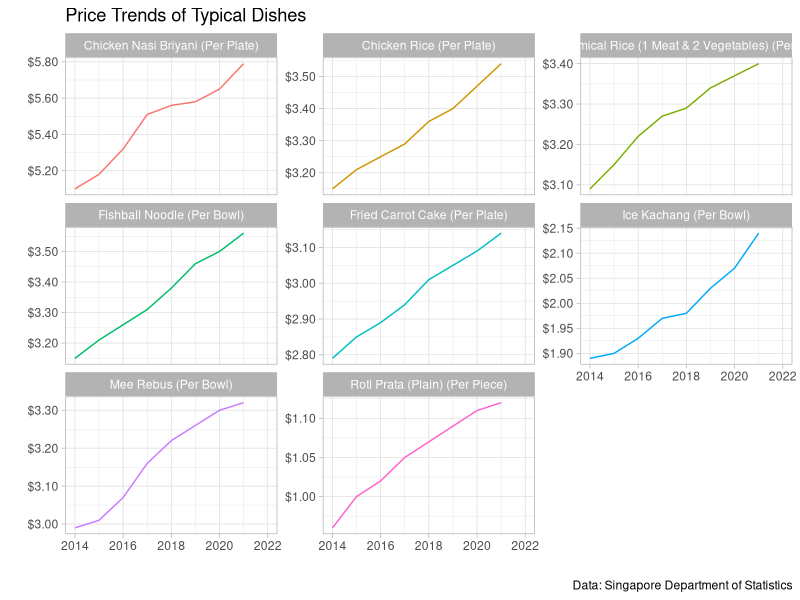
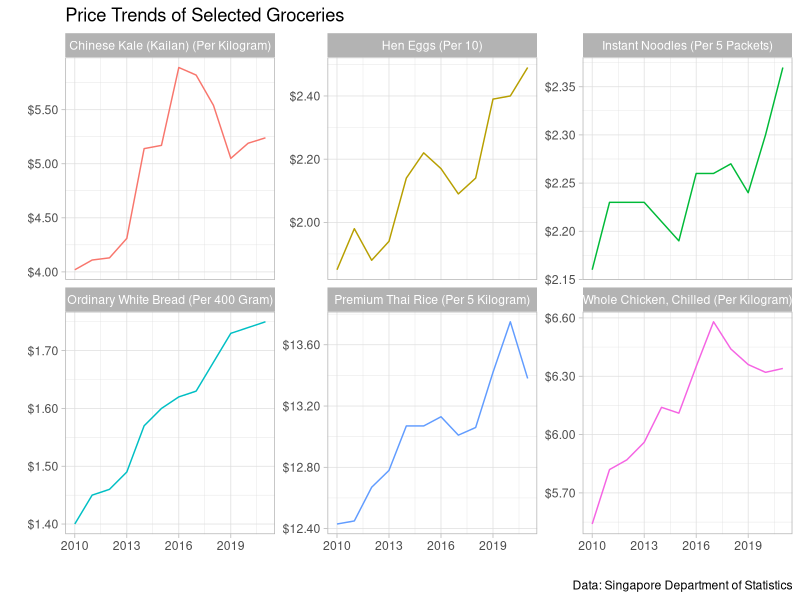
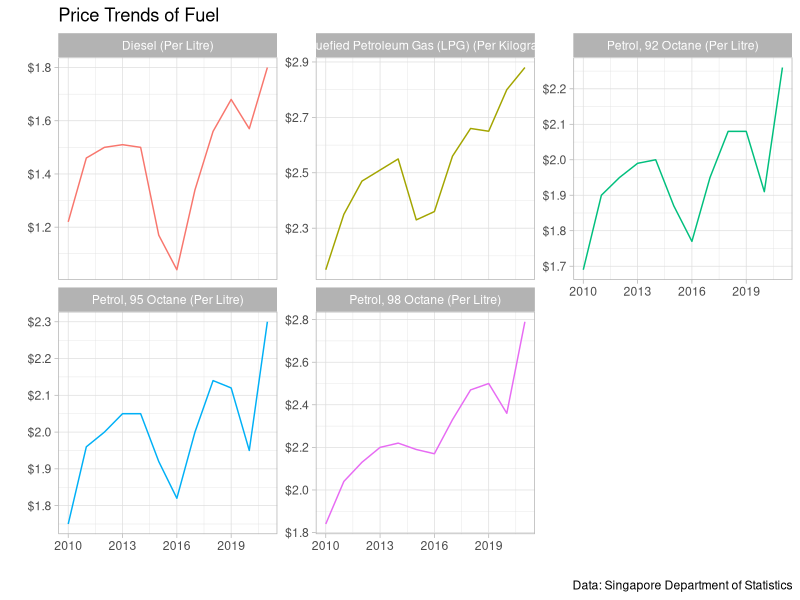
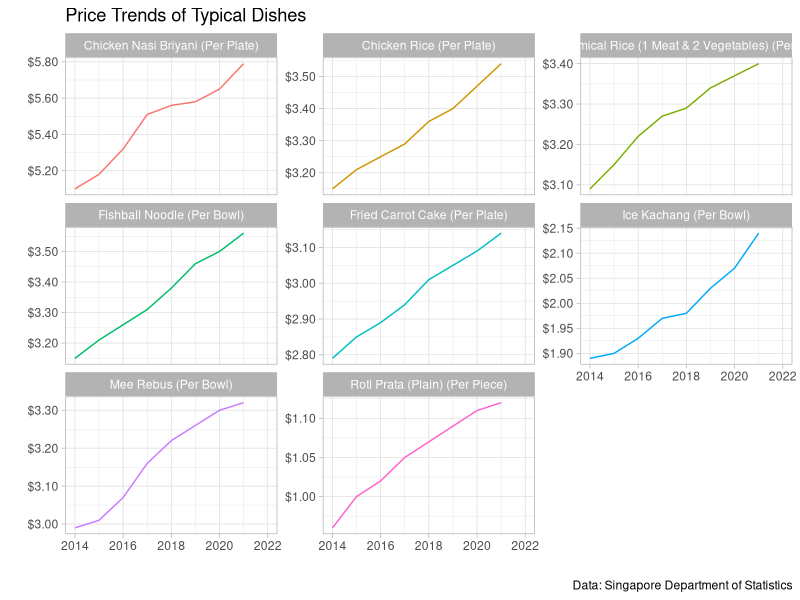
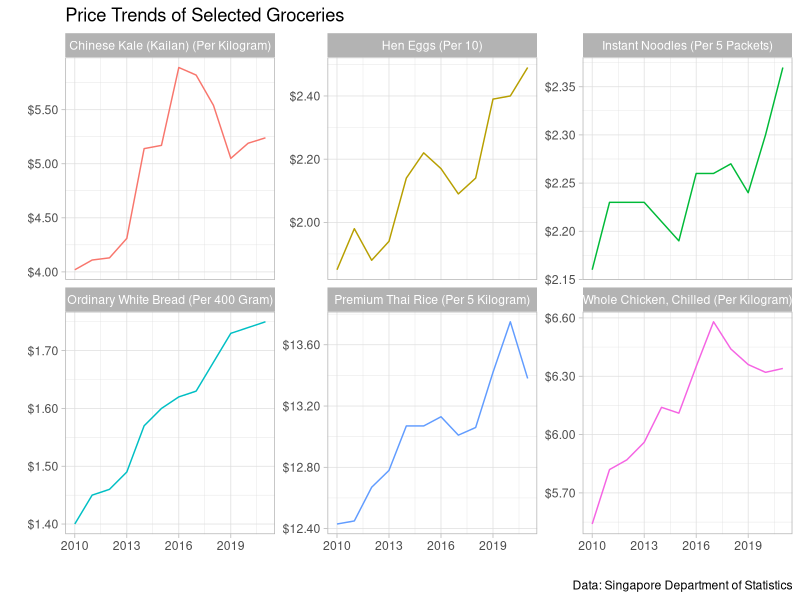
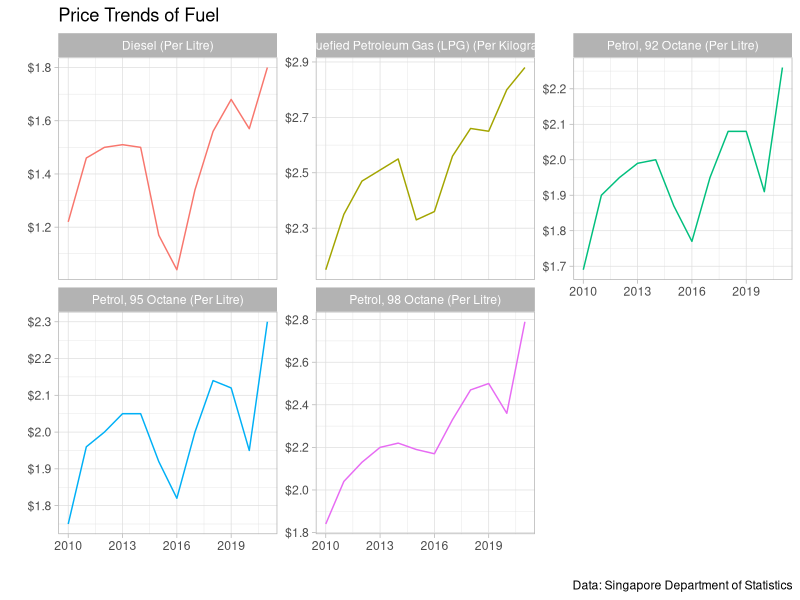

Generate these figures, in order, with R:
# Setup
library(tidyverse)
library(scales)

raw_prices <- read_csv("data/retail-prices-consumer-items/M212951-table.csv", skip = 10)

# Wrangle
# Remove bottom rows
prices <- raw_prices[-c(70:86), ]

# Rename item column
prices <- prices %>% 
  rename(item = `Data Series`)

# Convert character columns to numeric
prices <- prices %>%
  mutate(across(10:13, as.numeric))

# Change to tidy format
tidy_prices <- prices %>%
  pivot_longer(2:13,
               names_to = "year",
               values_to = "price")

# Change year to numeric
tidy_prices$year <- as.numeric(as.character(tidy_prices$year))

# Visualize
# Price of typical dishes
items_selected <- c("Fishball Noodle (Per Bowl)", "Mee Rebus (Per Bowl)", "Chicken Rice (Per Plate)", "Chicken Nasi Briyani (Per Plate)", "Economical Rice (1 Meat & 2 Vegetables) (Per Plate)", "Roti Prata (Plain) (Per Piece)", "Fried Carrot Cake (Per Plate)", "Ice Kachang (Per Bowl)")

tidy_prices %>% 
  filter(item %in% items_selected) %>% 
  ggplot(aes(x = year, y = price, colour = item)) +
  geom_line(show.legend = FALSE) +
  facet_wrap(~item, scales = "free_y") +
  scale_x_continuous(limits = c(2014, 2022)) +
  scale_y_continuous(labels = label_number(prefix = "$",
                                           accuracy = 0.01)) +
  theme_light() +
  labs(x = "", y = "",
       title = "Price Trends of Typical Dishes",
       caption = "Data: Singapore Department of Statistics")

# Save image
ggsave("figures/price-typical-dishes.png", width = 7, height = 5)

# Price of selected household groceries
items_selected <- c("Premium Thai Rice (Per 5 Kilogram)", "Ordinary White Bread (Per 400 Gram)", "Instant Noodles (Per 5 Packets)", "Whole Chicken, Chilled (Per Kilogram)", "Hen Eggs (Per 10)", "Chinese Kale (Kailan) (Per Kilogram)")

tidy_prices %>% 
  filter(item %in% items_selected) %>% 
  ggplot(aes(x = year, y = price, colour = item)) +
  geom_line(show.legend = FALSE) +
  facet_wrap(~item, scales = "free_y") +
  scale_y_continuous(labels = label_number(prefix = "$",
                                           accuracy = 0.01)) +
  theme_light() +
  labs(x = "", y = "",
       title = "Price Trends of Selected Groceries",
       caption = "Data: Singapore Department of Statistics")

# Save image
ggsave("figures/price-household-groceries.png", width = 7, height = 5)

# Price of fuel
items_selected <- c("Diesel (Per Litre)", "Petrol, 98 Octane (Per Litre)", "Petrol, 95 Octane (Per Litre)", "Petrol, 92 Octane (Per Litre)", "Liquefied Petroleum Gas (LPG) (Per Kilogram)")

tidy_prices %>% 
  filter(item %in% items_selected) %>% 
  ggplot(aes(x = year, y = price, colour = item)) +
  geom_line(show.legend = FALSE) +
  facet_wrap(~item, scales = "free_y") +
  scale_y_continuous(labels = label_number(prefix = "$",
                                           accuracy = 0.1)) +
  theme_light() +
  labs(x = "", y = "",
       title = "Price Trends of Fuel",
       caption = "Data: Singapore Department of Statistics")

# Save image
ggsave("figures/price-fuel.png", width = 7, height = 5)
  